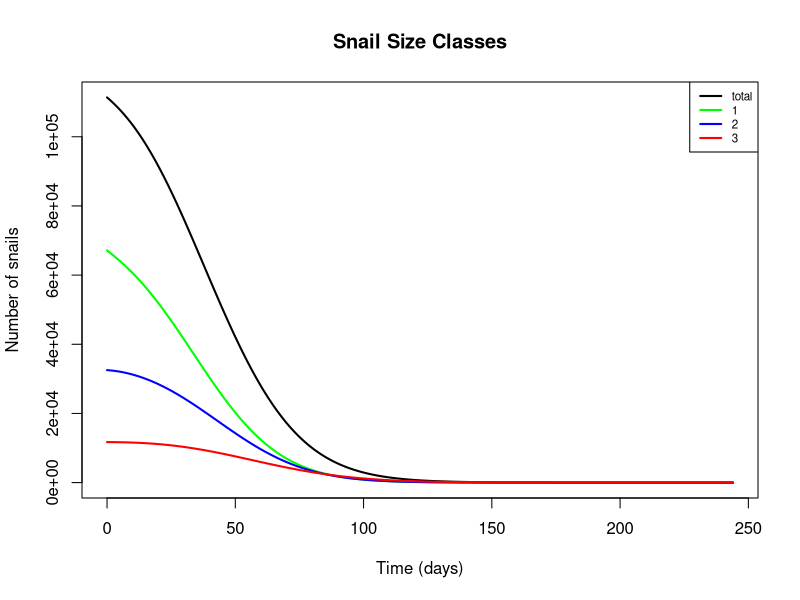
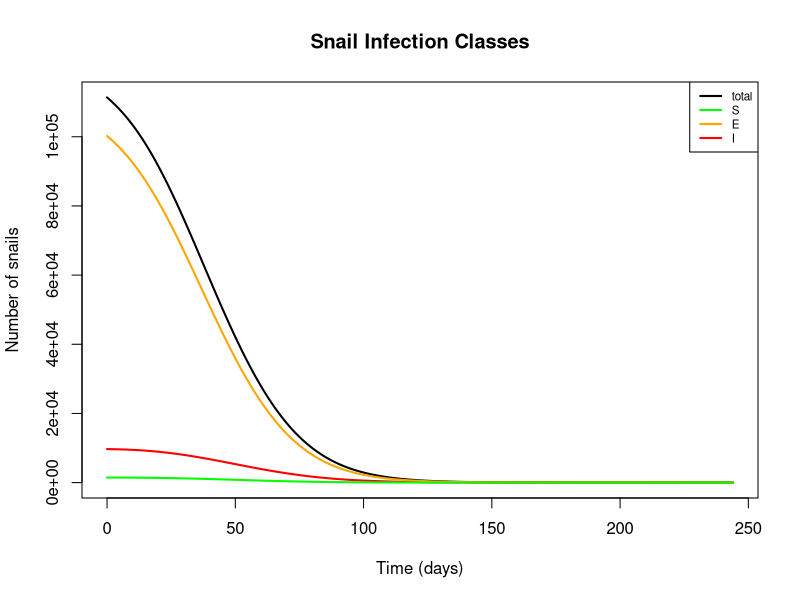
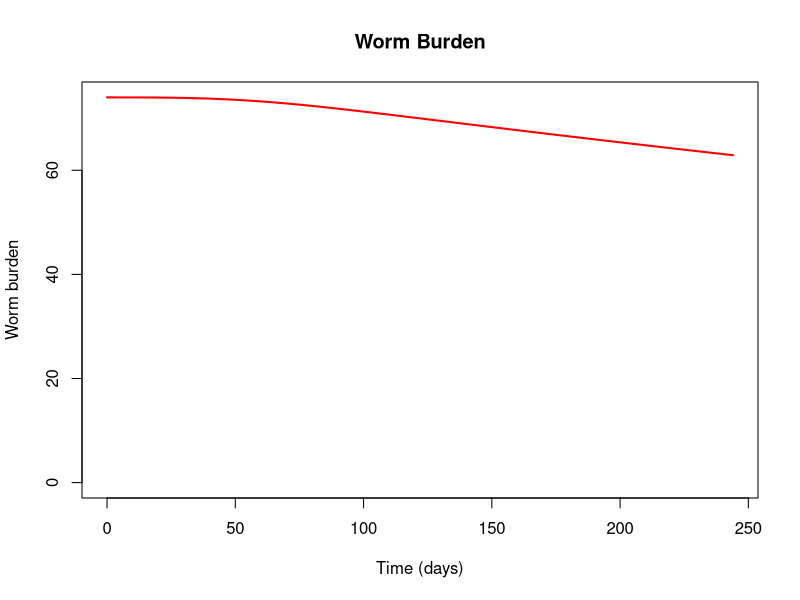
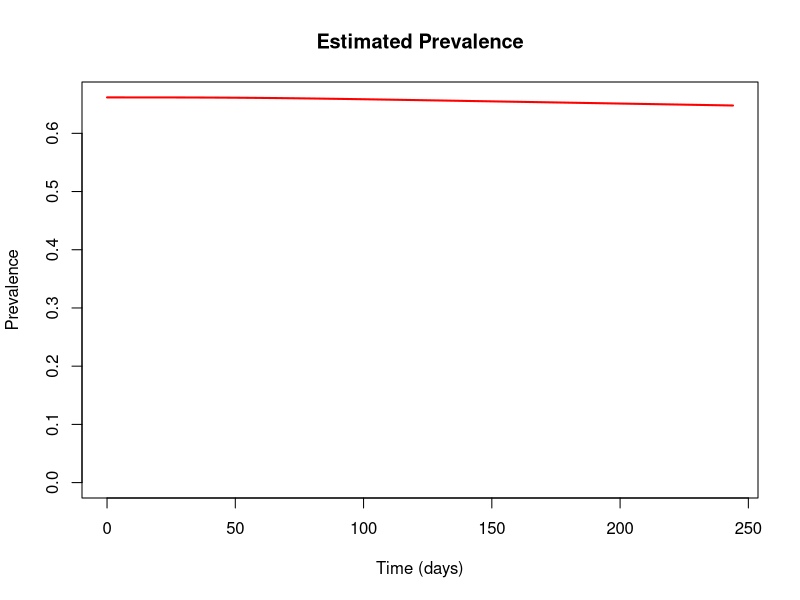
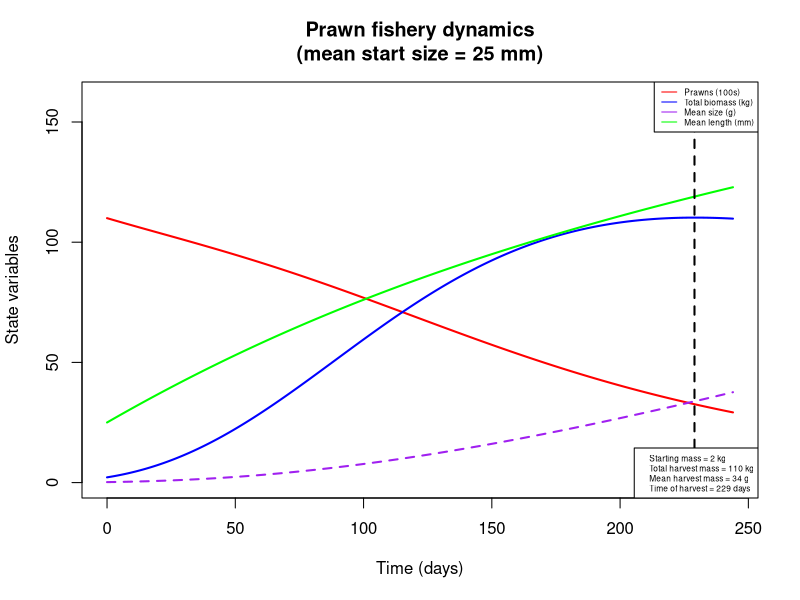

Source code (R) for these figures, in order:
## Full snail-prawn model including epidemiological, predation, and aquaculture components

require(deSolve)

snail_prawn_model = function(t, n, parameters) { 
  with(as.list(parameters),{
    
    S1=n[1]
    S2=n[2]
    S3=n[3]
    E1=n[4]
    E2=n[5]
    E3=n[6]
    I2=n[7]
    I3=n[8]
    W=n[9]
    P=n[10]
    L=n[11]
    
    N1 = S1+E1     # Total snails of size class 1
    N2 = S2+E2+I2  # Total snails of size class 2
    N3 = S3+E3+I3  # Total snails of size class 3
    N = N1+N2+N3   # Total number of snails
    
    # Miracidial density per person as a function of mean worm burden (W) and miracidial shedding rate (m)
    M = m*0.5*W
    
    # Mean and total prawn biomass, converting from length (mm) to weight (g)
    Bm.p = (a.p*(L/10)^b.p)/10  
    Bm.t = P*Bm.p
    
    # Mean snail biomass in each size class, converting from length (cm) to weight (g)
    Bm.n1 = a.s*0.4^b.s  # 4mm size class
    Bm.n2 = a.s*0.8^b.s  # 8mm size class
    Bm.n3 = a.s*1.2^b.s  # 12mm size class
    
    # Prawn-to-snail mass ratios for each size class
    Bm.r1 = Bm.p / Bm.n1
    Bm.r2 = Bm.p / Bm.n2
    Bm.r3 = Bm.p / Bm.n3
    
    # Attack rates for each size class as a function of biomass ratio
    alpha1 = ar*Bm.r1
    alpha2 = ar*Bm.r2
    alpha3 = ar*Bm.r3
    
    # Adjusted attack rates, accounting for area of interest and limiting factors in the wild
    alpha_star1 = alpha1*s/A
    alpha_star2 = alpha2*s/A
    alpha_star3 = alpha3*s/A
    
    # Handling times for each size class as a function of biomass ratio
    handle1 = 1/(th*Bm.r1)
    handle2 = 1/(th*Bm.r2)
    handle3 = 1/(th*Bm.r3)
    
    # Functional responses for each size class
    psi1 = (P*alpha_star1) / (1+sum(alpha_star1*handle1*N1, alpha_star2*handle2*N2, alpha_star3*handle3*N3))
    psi2 = (P*alpha_star2) / (1+sum(alpha_star1*handle1*N1, alpha_star2*handle2*N2, alpha_star3*handle3*N3))
    psi3 = (P*alpha_star3) / (1+sum(alpha_star1*handle1*N1, alpha_star2*handle2*N2, alpha_star3*handle3*N3))
    
    ## Model equations:
    
    # Susceptible snails, class 1
    dS1dt = f*(1-N/(Kn*A))*(S2+S3+z*(E2+E3)) - muN1*S1 - psi1*S1 - g1*S1 - beta*M*H*S1
    
    # Susceptible snails, class 2
    dS2dt = g1*S1 - muN2*S2 - psi2*S2 - g2*S2 - beta*M*H*S2
    
    # Susceptible snails, class 3
    dS3dt = g2*S2 - muN3*S3 - psi3*S3 - beta*M*H*S3
    
    # Exposed (prepatent) snails, class 1
    dE1dt = beta*M*H*S1 - muN1*E1 - psi1*E1 - g1*E1 - sigma*X*E1
    
    # Exposed (prepatent) snails, class 2
    dE2dt = beta*M*H*S2 + g1*E1 - muN2*E2 - psi2*E2 - g2*E2 - sigma*E2
    
    # Exposed (prepatent) snails, class 3
    dE3dt = beta*M*H*S3 + g2*E2 - muN3*E3 - psi3*E3 - sigma*E3
    
    # Infectious (shedding) snails, class 2
    dI2dt = sigma*X*E1 + sigma*(1-rho)*E2 - (muN2 + muI)*I2 - psi2*I2 - g2*I2
    
    # Infectious (shedding) snails, class 3
    dI3dt = sigma*rho*E2 + sigma*E3 + g2*I2 - (muN3 + muI)*I3 - psi3*I3
    
    # Mean human worm burden
    dWdt = lambda*I2/A + theta*lambda*I3/A - (muW + muH)*W
    
    # Prawn abundance
    dPdt = -P*(muP*L^d + Bm.t/phi)
    
    # Mean prawn length (mm)
    dLdt = k/(1+gam*Bm.t)*(linf - L)
    
    
    return(list(c(dS1dt, dS2dt, dS3dt, dE1dt, dE2dt, dE3dt, dI2dt, dI3dt, dWdt, dPdt, dLdt)))
  }) 
} 

# Set initial values and parameters
area = 10000
nstart = c(S1 = 0.144*area, S2 = 0.002*area, S3 = 0, E1 = 6.57*area, E2 = 2.61*area, E3 = 0.843*area, 
           I2 = 0.640*area, I3 = 0.329*area, W = 74, P = 11000*area/10000, L = 25)
time = seq(0, 365*0.67, 1)

parameters=c(
  ## Location parameters
  A = area,          # Area of site of interest, m^2
  H = 1000,          # Human population at site of interest
  
  ## Snail reproductive parameters
  f = 0.26,          # Birth rate of adult snails (snails/reproductive snail/day, including survival to detection - more like a recruitment rate); 
                     #   adjusted from Sokolow et al. 2015 to account for the fact that class 1 snails are assumed to be juveniles and therefore don't reproduce
  Kn = 50,           # Carrying capacity of snails (snails/m^2), from Sokolow et al. 2015
  z = 0.5,           # Fraction of prepatent snails that can reproduce, from Sokolow et al. 2015
  
  ## Snail growth parameters
  a.s = 0.187178454, # Allometric parameter for snail length-weight relationship, fitted to Sanna's data on B. glabrata
  b.s = 2.536764792, # Allometric parameter for snail length-weight relationship, fitted to Sanna's data on B. glabrata
  g1 = 1/37,         # Growth rate of small snails (size class transition rate, in terms of days to grow 4mm; adapted from McCreesh et al. 2014, assuming water temp. of 25 C)
  g2 = 1/62,         # Growth rate of medium snails (size class transition rate, in terms of days to grow 4mm; adapted from McCreesh et al. 2014, assuming water temp. of 25 C)
  
  ## Snail mortality parameters
  muN1 = 1/40,       # Natural mortality rate of small snails (deaths/snail/day; assume mean lifespan = 50 days)
  muN2 = 1/50,       # Natural mortality rate of medium snails (deaths/snail/day; assume mean lifespan = 50 days)
  muN3 = 1/60,       # Natural mortality rate of large snails (deaths/snail/day; assume mean lifespan = 50 days)
  muI = 1/10,        # Additional mortality rate of shedding snails as a result of infection, from Sokolow et al. 2015
  
  ## Prawn growth parameters
  a.p = 0.096868,    # Allometric parameter for prawn length-weight relationship, from Lalrinsanga et al. 2012 (M. rosenbergii, growout phase)
  b.p = 3.2944,      # Allometric parameter for prawn length-weight relationship, from Lalrinsanga et al. 2012 (M. rosenbergii, growout phase)
  k = 0.00339726,    # Growth coefficient, from Nwosu & Wolfi 2006 (M. vollenhovenii); alternate value for M. rosenbergii, from Sampaio & Wagner 1996: 0.0104333333
  linf = 206,        # Max length (mm), from Nwosu & Wolfi 2006 (M. vollenhovenii)
  gam = 1e-6,        # Density-dependent growth parameter (based on biomass per hectare); not yet fit
  
  ## Prawn mortality parameters
  muP = 0.006136986, # Natural prawn mortality rate, from Nwosu & Wolfi 2006 (M. vollenhovenii)
  d = -0.25,         # Exponential parameter relating size with mortality; no source
  phi = 2e7,         # Density-dependent mortality parameter (based on biomass per hectare); not yet fit
  
  ## Predation parameters
  ar = 0.037192,     # Coefficient for relationship between biomass ratio and attack rate, fitted to data from Sokolow et al. 2014
  th = 0.40450,      # Coefficient for relationship between biomass ratio and handling time, fitted to data from Sokolow et al. 2014
  s = 1/50,          # Scale factor limiting prawn attack rate in the wild (vs. lab conditions);
                     #   decreased from 1/10 to 1/50 in size class model to match expected elimination threshold
  
  ## Infection parameters
  beta = 8e-5,       # Human-to-snail infection probability in reference area (infected snails/miracidia/snail/day); adjusted from Sokolow et al. 2015 (original value: 4e-6)
  m = 0.8,           # Miracidial shedding rate per adult female worm divided by miracidial mortality; from Sokolow et al. 2015
  sigma = 1/30,      # Latent period for exposed snails (infectious snails/exposed snail/day); adjusted from Sokolow et al. 2015 (original value: 1/50)
  X = 0,             # Fraction of exposed small snails that convert directly to medium shedding (ignored for now)
  rho = 0,           # Fraction of exposed medium snails that convert directly to large shedding (ignored for now)
  lambda = 0.05,     # Snail-to-human infection probability scaled to 1 m^2 (composite including cercarial shedding, mortality, infection, survival to patency); 
                     #   adjusted from Sokolow et al. 2015 (original value: 0.1)
  theta = 2,         # Scale factor describing increase in cercarial shedding rate in larger snails; from Chu & Dawood 1970 (estimated to be between 2 and 10)
  
  ## Schisto mortality parameters
  muW = 1/(3.3*365), # Natural mortality rate of adult worms in humans, assuming average lifespan of 3.3 years, from Sokolow et al. 2015
  muH = 1/(60*365)   # Natural mortality of humans (contributing to worm mortality), assuming average lifespan of 60 years, from Sokolow et al. 2015
)

# Run model & calculate secondary outcomes of interest
output = as.data.frame(ode(nstart, time, snail_prawn_model, parameters))
output$S.t = output$S1 + output$S2 + output$S3                            # Total susceptible snails
output$E.t = output$E1 + output$E2 + output$E3                            # Total exposed snails 
output$I.t = output$I2 + output$I3                                        # Total infected snails
output$N1.t = output$S1 + output$E1                                       # Total snails of size class 1
output$N2.t = output$S2 + output$E2 + + output$I2                         # Total snails of size class 2
output$N3.t = output$S3 + output$E3 + + output$I3                         # Total snails of size class 3
output$N.t = output$S.t + output$E.t + output$I.t                         # Total snails
output$prev = pnbinom(2, size = 0.25, mu = output$W, lower.tail = FALSE)  # Estimated prevalence, using a negative binomial dist. with k = 0.25
output$B = ((parameters['a.p']*(output$L/10)^parameters['b.p'])/10)       # Mean prawn biomass, transformed from length using allometric equation
output$Bt = output$B*output$P                                             # Total prawn biomass

# Plot snail dynamics by size class
plot(x = output$time, y = output$N.t, type = 'l', col = 'black', lwd=2, xlab = 'Time (days)', 
     ylab = 'Number of snails', ylim = c(0,max(output$N.t)),
     main = 'Snail Size Classes')
lines(output$time, output$N1.t, col = 'green', lwd = 2)
lines(output$time, output$N2.t, col = 'blue', lwd = 2)
lines(output$time, output$N3.t, col = 'red', lwd = 2)
legend('topright', legend = c('total', '1', '2', '3'), lwd = 2, col = c('black', 'green', 'blue', 'red'), cex = 0.7)

# Plot snail dynamics by infection class
plot(x = output$time, y = output$N.t, type = 'l', col = 'black', lwd=2, xlab = 'Time (days)', 
     ylab = 'Number of snails', ylim = c(0,max(output$N.t)), 
     main = 'Snail Infection Classes')
lines(output$time, output$I.t, col = 'red', lwd = 2)
lines(output$time, output$E.t, col = 'orange', lwd = 2)
lines(output$time, output$S.t, col = 'green', lwd = 2)
legend('topright', legend = c('total', 'S', 'E', 'I'), lwd = 2, col = c('black', 'green', 'orange', 'red'), cex = 0.7)

# Plot mean human worm burden and prevalence of infection
plot(x = output$time, y = output$W, type = 'l', col = 'red', lwd=2, xlab = 'Time (days)', 
     ylab = 'Worm burden', ylim = c(0,max (output$W)),
     main = 'Worm Burden')
plot(x = output$time, y = output$prev, type = 'l', col = 'red', lwd=2, xlab = 'Time (days)', 
     ylab = 'Prevalence', ylim = c(0,max (output$prev)),
     main = 'Estimated Prevalence')

# Plot prawn dynamics with time to optimal harvest
start.mass.kg = output$Bt[output$time == 0]/1000
harvest.mass.kg = max(output$Bt)/1000
harvest.size = output$B[output$Bt == max(output$Bt)]  
harvest.time = output$time[output$Bt == max(output$Bt)]

plot(x = output$time, y = output$P/100, col = 'red', xlab = 'Time (days)', ylab = 'State variables', 
     type = 'l', lwd=2, xlim = c(0, max(output$time)), ylim = c(0, max(output$Bt/1000)+50),
     main = paste('Prawn fishery dynamics\n', '(mean start size = ', as.numeric(nstart[11]), ' mm)', sep = ''))
lines(x = output$time, y = output$Bt/1000, col = 'blue', lwd=2)
lines(x = output$time, y = output$B, col = 'purple', lwd=2, lty=2)
lines(x = output$time, y = output$L, col = 'green', lwd=2)
abline(v = harvest.time, lty = 2, lwd = 2)
legend('topright', legend = c('Prawns (100s)', 'Total biomass (kg)', 'Mean size (g)', 'Mean length (mm)'), 
       lty = 1, col = c('red', 'blue', 'purple', 'green'), cex = 0.5)
legend('bottomright', legend = c(paste('Starting mass =', round(start.mass.kg), 'kg', sep = ' '),
                                 paste('Total harvest mass =', round(harvest.mass.kg), 'kg', sep = ' '), 
                                 paste('Mean harvest mass =', round(harvest.size), 'g', sep = ' '), 
                                 paste('Time of harvest =', round(harvest.time), 'days', sep = ' ')), cex=0.5)
